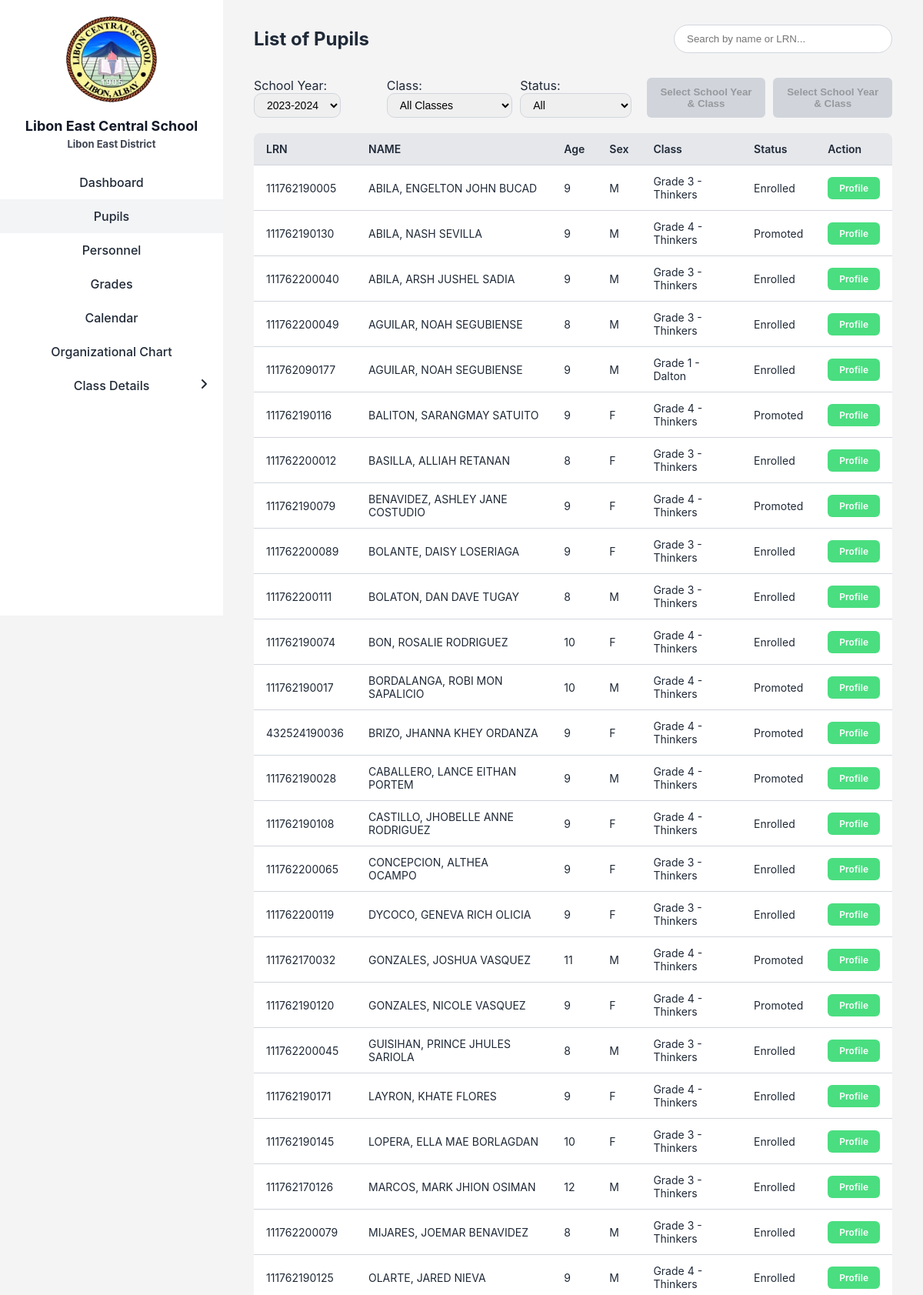
/Landing/Login/Page/adminPupils.php?sy_id=13 (signed in, upper part), run on an earlier commit of the app's database.
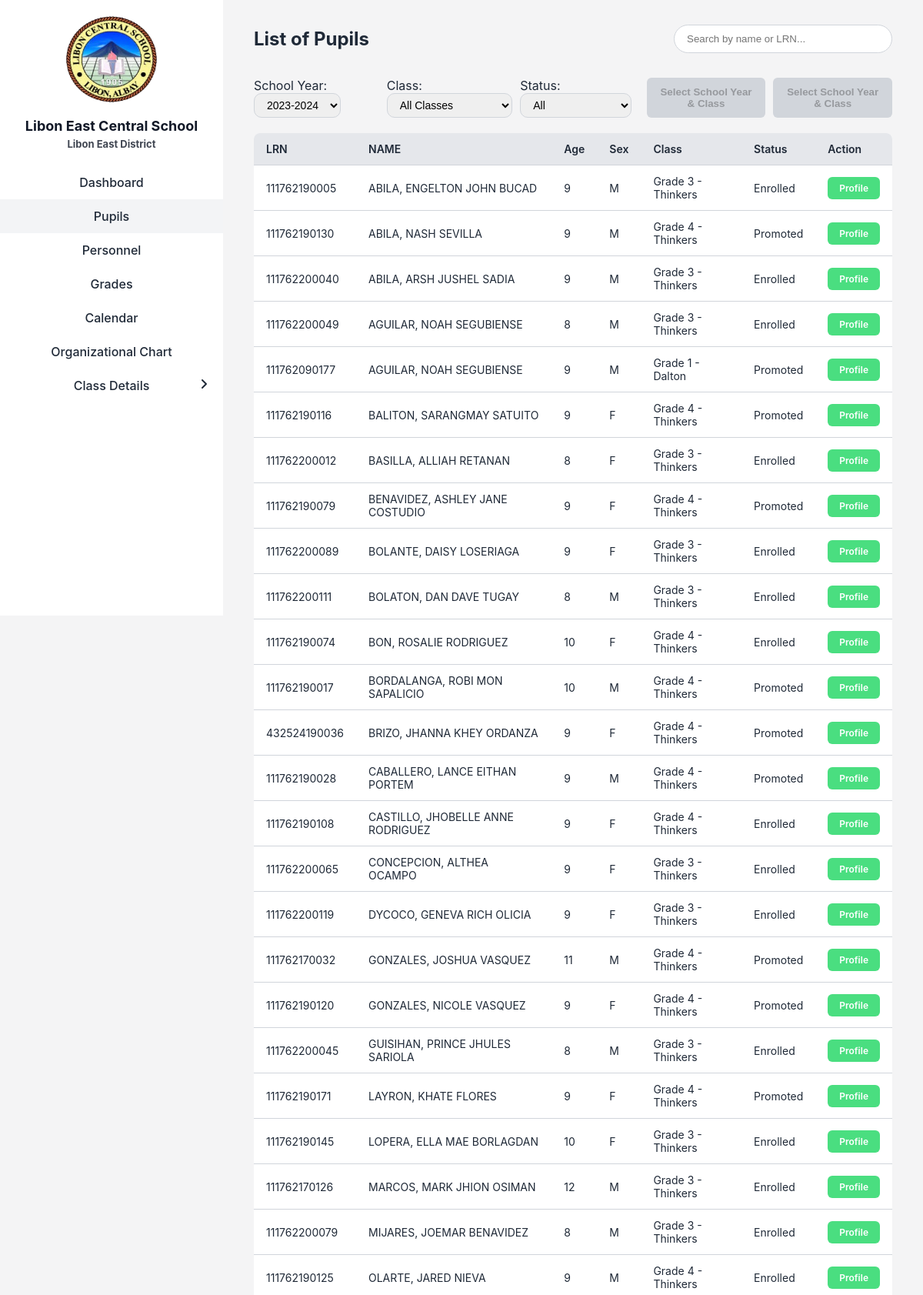
And on a later commit of the database.
### tables this page shows
CREATE TABLE `pupils` (
  `pupil_id` int(11) NOT NULL,
  `teacher_id` int(11) NOT NULL,
  `lrn` varchar(12) NOT NULL,
  `last_name` varchar(100) DEFAULT NULL,
  `first_name` varchar(100) DEFAULT NULL,
  `middle_name` varchar(100) DEFAULT NULL,
  `sex` enum('Male','Female') DEFAULT NULL,
  `birthdate` date DEFAULT NULL,
  `age` int(11) DEFAULT NULL,
  `mother_tongue` varchar(100) DEFAULT NULL,
  `ip_ethnicity` varchar(100) DEFAULT NULL,
  `religion` varchar(100) DEFAULT NULL,
  `house_no_street` varchar(155) DEFAULT NULL,
  `barangay` varchar(100) DEFAULT NULL,
  `municipality` varchar(100) DEFAULT NULL,
  `province` varchar(100) DEFAULT NULL,
  `father_name` varchar(150) DEFAULT NULL,
  `mother_name` varchar(150) DEFAULT NULL,
  `guardian_name` varchar(150) DEFAULT NULL,
  `relationship_to_guardian` varchar(100) DEFAULT NULL,
  `contact_number` varchar(20) DEFAULT NULL,
  `learning_modality` varchar(255) DEFAULT NULL,
  `remarks` varchar(255) DEFAULT NULL COMMENT 'T/I - Transferred In\r\nT/O- Transferred Out\r\nDRPLE - Dropped',
  `sy_id` int(11) NOT NULL,
  `section_id` int(11) NOT NULL,
  `status` varchar(20) DEFAULT 'enrolled'
);

CREATE TABLE `grade_levels` (
  `grade_level_id` int(11) NOT NULL,
  `level_name` varchar(20) NOT NULL,
  `created_at` datetime DEFAULT current_timestamp(),
  `updated_at` datetime DEFAULT current_timestamp() ON UPDATE current_timestamp(),
  `created_by` int(11) DEFAULT NULL,
  `updated_by` int(11) DEFAULT NULL
);

CREATE TABLE `sections` (
  `section_id` int(11) NOT NULL,
  `section_name` varchar(50) NOT NULL,
  `grade_level_id` int(11) NOT NULL,
  `teacher_id` int(11) DEFAULT NULL,
  `sy_id` int(11) NOT NULL,
  `created_at` datetime DEFAULT current_timestamp(),
  `updated_at` datetime DEFAULT current_timestamp() ON UPDATE current_timestamp(),
  `created_by` int(11) DEFAULT NULL,
  `updated_by` int(11) DEFAULT NULL
);

### Landing/Login/Page/adminPupils.php (the view, shortened to what the changed rows need)
<?php
$selected_sy = isset($_GET['sy_id']) && $_GET['sy_id'] !== '' ? intval($_GET['sy_id']) : null;
?>
<!DOCTYPE html>
<html lang="en">
<head>
    <link href="css/adminPupils.css" rel="stylesheet">
    <link rel="stylesheet" href="css/sidebar.css">
</head>
<body>
<div class="container">
    <?php include 'sidebar.php'; ?>
    <div class="main-content">
        <div class="header">
            <h1>List of Pupils</h1>
        </div>
        <table>
            <thead>
                <tr>
                    <th>LRN</th>
                    <th>NAME</th>
                    <th>Age</th>
                    <th>Sex</th>
                    <th>Class</th>
                    <th>Status</th>
                    <th>Action</th>
                </tr>
            </thead>
            <tbody>
                <?php
                $conditions = [];
                if ($selected_sy) {
                    $conditions[] = "p.sy_id = $selected_sy";
                }
                $where = empty($conditions) ? "" : "WHERE " . implode(" AND ", $conditions);
                $sql = "SELECT p.pupil_id, p.lrn, p.last_name, p.first_name, p.middle_name, p.age, p.sex,
                               s.section_name, g.level_name, sy.school_year, p.status
                        FROM pupils p
                        JOIN sections s ON p.section_id = s.section_id
                        JOIN grade_levels g ON s.grade_level_id = g.grade_level_id
                        JOIN school_years sy ON p.sy_id = sy.sy_id
                        $where
                        ORDER BY p.last_name ASC";
                $result = $conn->query($sql);
                if ($result && $result->num_rows > 0) {
                    $status_display = [
                        'enrolled' => 'Enrolled',
                        'dropped' => 'Dropped',
                        'promoted' => 'Promoted',
                        'retained' => 'Retained',
                        'transferred_in' => 'Transferred In',
                        'transferred_out' => 'Transferred Out',
                    ];
                    while ($row = $result->fetch_assoc()) {
                        $fullname = strtoupper($row['last_name'] . ", " . $row['first_name'] . " " . $row['middle_name']);
                        $display_status = $status_display[$row['status']] ?? ucfirst($row['status']);
                        echo "<tr>
                                <td>{$row['lrn']}</td>
                                <td>{$fullname}</td>
                                <td>{$row['age']}</td>
                                <td>" . substr($row['sex'],0,1) . "</td>
                                <td>Grade {$row['level_name']} - {$row['section_name']}</td>
                                <td>{$display_status}</td>
                                <td class='action-buttons'>
                                    <a href='adminPupilsProfile.php?pupil_id={$row['pupil_id']}' class='btn-action view-btn'>Profile</a>
                                </td>
                              </tr>";
                    }
                } else {
                    echo "<tr><td colspan='7'>No pupils found</td></tr>";
                }
                ?>
            </tbody>
        </table>
    </div>
</div>
</body>
</html>

What changed in the data, as far as the page shows it:
changed pupils "Dalton": status "Enrolled" → "Promoted"
changed pupils "LAYRON, KHATE FLORES": status "Enrolled" → "Promoted"
